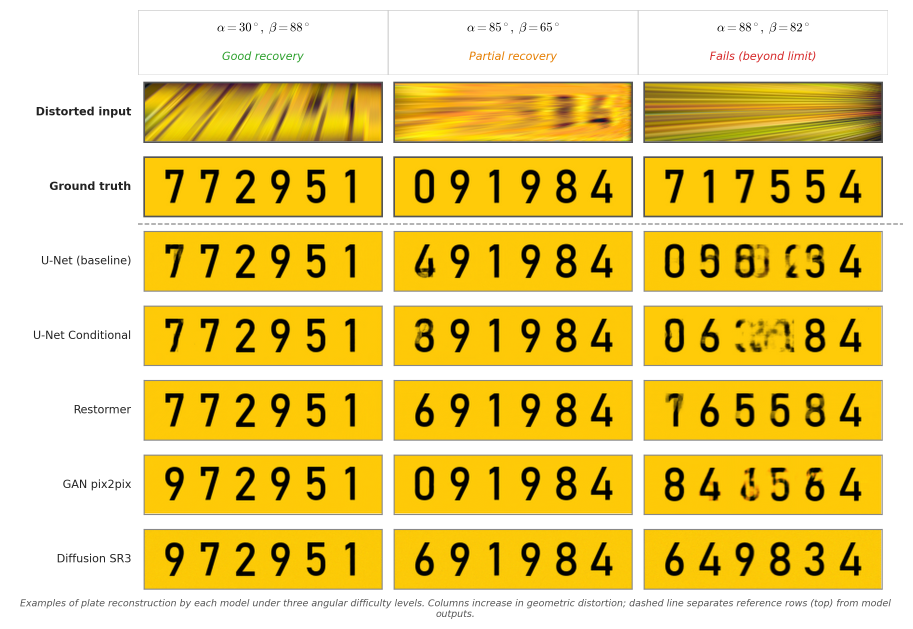
#> input picture figures/generated/fig_comparison_panel.png, 2739 x 1887 px, given in place of figure_04_synthetic_plate_generation_strip.png, which was not available (shown at 1/3 size)
$ python make_pipeline_panel.py
#> lines starting #> are read from the running program, lines starting #| are printed output that depends on the picture; pictures that were not available may be replaced by others from this repository, and a replacement may not be noted
"""
Synthetic-data construction panel: four pipeline stages in two rows with
labeled arrows (a) -> (b) -> (c) -> (d).
"""

import numpy as np
import matplotlib as mpl
import matplotlib.pyplot as plt
from matplotlib.patches import FancyArrowPatch
from PIL import Image
import os

OUT_DIR = os.path.join(os.path.dirname(__file__), "figures", "generated")
REP_FIG = os.path.join(os.path.dirname(__file__), "..", "report", "figures")

mpl.rcParams.update({
    "font.family": "serif",
    "figure.dpi": 150,
    "savefig.dpi": 300,
    "savefig.bbox": "tight",
})

# ---- Load source strip images ----
strip_img = np.array(Image.open(os.path.join(REP_FIG,
    "figure_04_synthetic_plate_generation_strip.png")).convert("RGB"))
h, w, _ = strip_img.shape
#> h = 1887; w = 2739
clean  = strip_img[:, 0       : w // 3]
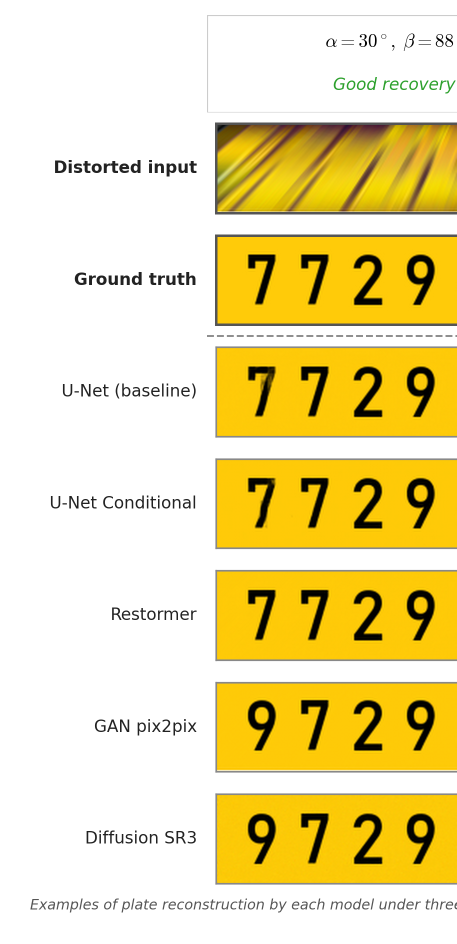
#> clean: shape (1887, 913, 3) (shown at 1/2 size); mean R, G, B 238.1, 223.2, 166.5
warped = strip_img[:, w // 3  : 2 * w // 3]
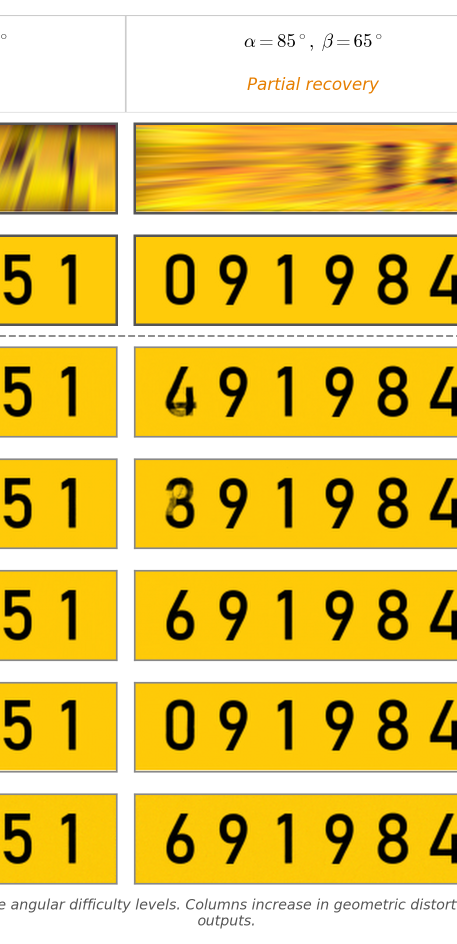
#> warped: shape (1887, 913, 3) (shown at 1/2 size); mean R, G, B 228.5, 199.6, 97.8
noisy  = strip_img[:, 2 * w // 3:]
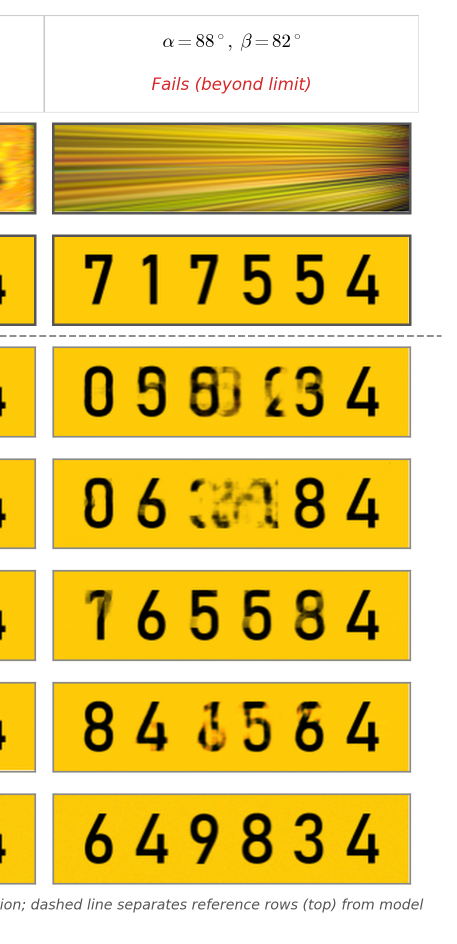
#> noisy: shape (1887, 913, 3) (shown at 1/2 size); mean R, G, B 229.5, 205, 114.4

_dewarped_raw = Image.open(os.path.join(REP_FIG,
    "figure_18_warped_plate_with_noise.jpeg")).convert("RGB")
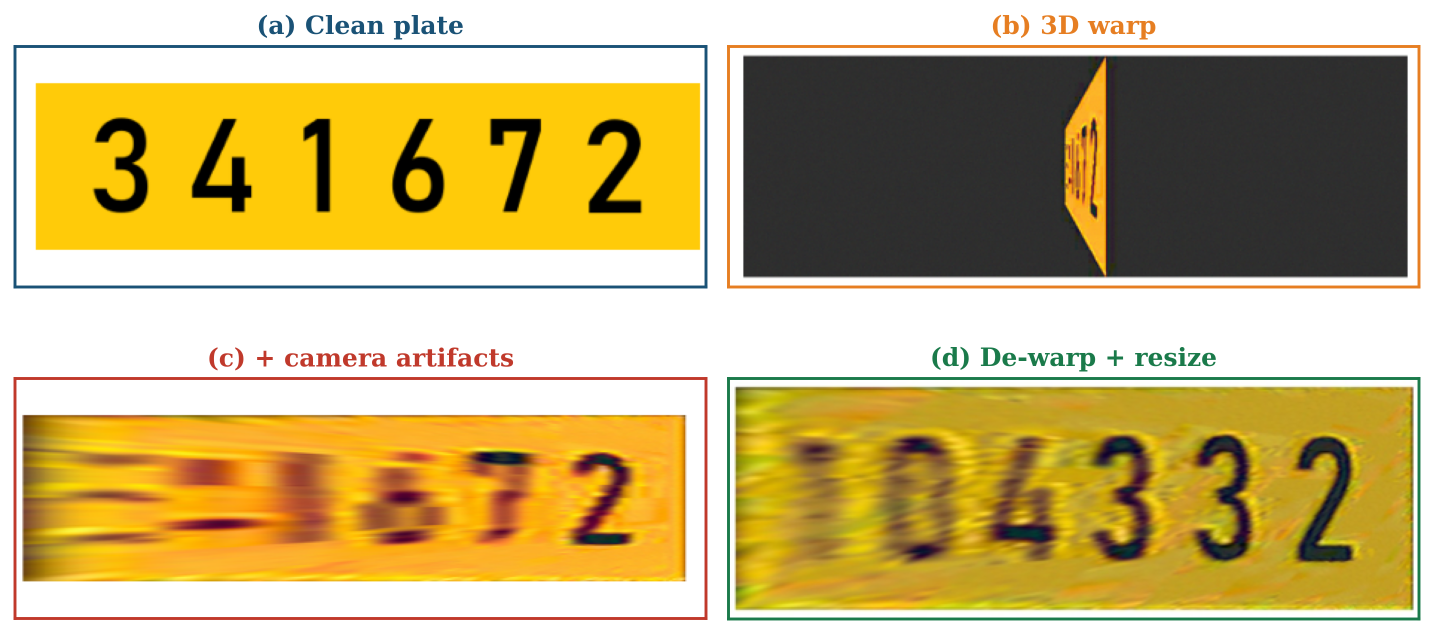
#> input picture figures/generated/fig_synth_pipeline_panel.png, 2868 x 1268 px, given in place of figure_18_warped_plate_with_noise.jpeg, which was not available (shown at 1/2 size)
# Resize to match the aspect ratio of the other three stages so the
# rendered frame has the same displayed size.
_target_h, _target_w = clean.shape[:2]
dewarped = np.array(_dewarped_raw.resize((_target_w, _target_h),
                                          Image.LANCZOS))
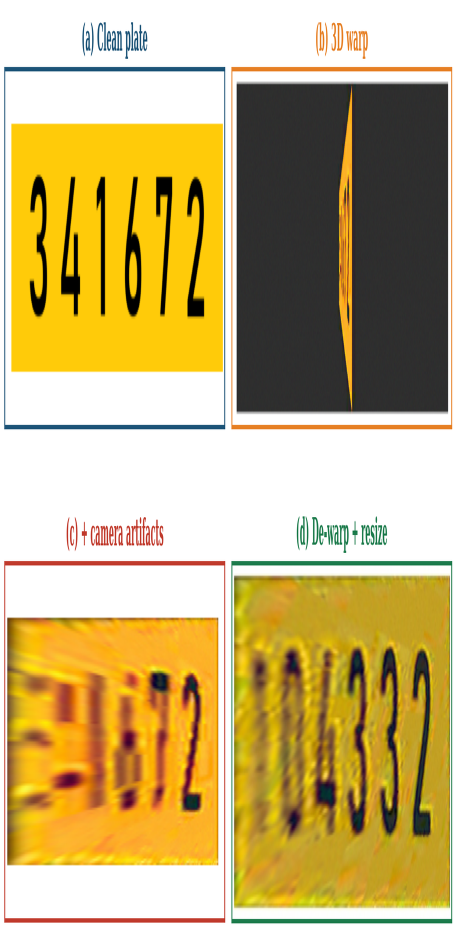
#> dewarped: shape (1887, 913, 3) (shown at 1/2 size); mean R, G, B 198.6, 177.8, 120.9

# ---- 2x2 grid of pipeline stages ----
fig, axes = plt.subplots(2, 2, figsize=(10.5, 5.4))

def show_stage(ax, img, title, color):
#> called with title = '(a) Clean plate', color = '#1a5276'
    ax.imshow(img, aspect="equal")
    ax.set_xticks([]); ax.set_yticks([])
    for s in ax.spines.values():
        s.set_edgecolor(color); s.set_linewidth(1.4)
    ax.set_title(title, fontsize=12, color=color, fontweight="bold", pad=6)

show_stage(axes[0][0], clean,    "(a) Clean plate",        "#1a5276")
show_stage(axes[0][1], warped,   "(b) 3D warp",             "#e67e22")
show_stage(axes[1][0], noisy,    "(c) + camera artifacts",  "#c0392b")
show_stage(axes[1][1], dewarped, "(d) De-warp + resize",    "#1a7a4a")

plt.tight_layout(rect=(0.04, 0.04, 0.96, 0.96))


# Pipeline stages are shown as an implicit left-to-right, top-to-bottom reading
# order; no arrows or labels between panels (ordering is clear from titles).

out = os.path.join(OUT_DIR, "fig_synth_pipeline_panel.png")
fig.savefig(out)
fig.savefig(out.replace(".png", ".pdf"))
plt.close(fig)
print(f"Saved: {out}")
